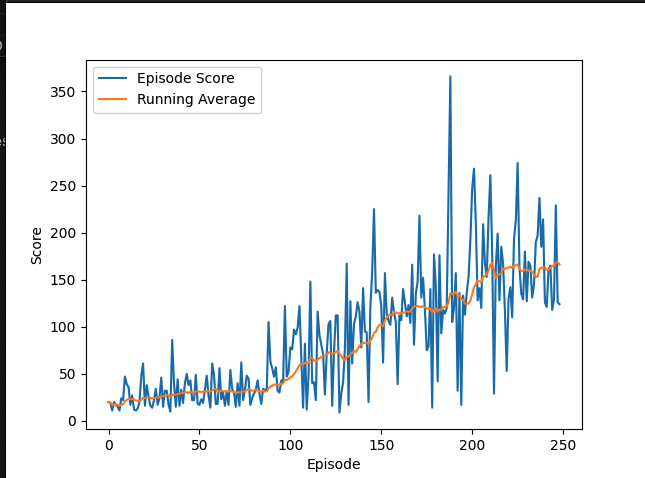

Source code (Python):
from collections import deque
import random
import gymnasium as gym
import matplotlib.pyplot as plt
import time
import ale_py
from collections import deque
import random

import numpy as np

import tensorflow as tf
from keras import layers
from keras import models
from keras import optimizers
import os 
os.environ['TF_CPP_MIN_LOG_LEVEL'] = '3'  # Suppresses warnings and info
tf.get_logger().setLevel('ERROR')  # Suppresses additional TensorFlow logs

gym.register_envs(ale_py)

env = gym.make("CartPole-v1", render_mode="human")

env.reset()


num_observation_space = env.observation_space.shape[0]
print("num_observation_space: ", num_observation_space)

num_action_space = env.action_space.n
print("num_action_space: ", num_action_space)

# input shape = 4 

model = models.Sequential()
model.add(layers.Dense(16, input_shape=(num_observation_space,), activation='relu'))
model.add(layers.Dense(32, activation='relu'))
model.add(layers.Dense(num_action_space, activation='linear'))


# This yields 690 parameters
# 4 observations * 16 {neurons} + 16 {bias} + (16*32) + 32 + (32*2)+2 = 690
# 80 first layer + 544 second layer + 66 third layer = 690
model.summary()


target_model = models.clone_model(model)

EPOCHS = 1000
epsilon = 1.0
EPSILON_DECAY = 0.995
LEARNING_RATE = 0.001
GAMMA = 0.95

def epsilon_greedy_action_selection(model, epsilon, observation):
    if np.random.rand() > epsilon:
        prediction = model.predict(observation)
        action = np.argmax(prediction)

    else:
        action = np.random.randint(0, num_action_space)
    return action


replay_buffer = deque(maxlen=20000)
update_target_model = 10        

def replay(replay_buffer, batch_size, model, target_model):
    
    # As long as the buffer has not enough elements we do nothing
    if len(replay_buffer) < batch_size: 
        return
    
    # Take a random sample from the buffer with size batch_size
    samples = random.sample(replay_buffer, batch_size)  
    
    # to store the targets predicted by the target network for training
    target_batch = []  
    
    # Efficient way to handle the sample by using the zip functionality
    zipped_samples = list(zip(*samples))  
    states, actions, rewards, new_states, dones = zipped_samples  # S,A,R,S',D
    
    states_array = np.array(states).squeeze(axis=1)  # converts shape (batch_size, 1, 4) -> (batch_size, 4)
    new_states_array = np.array(new_states).squeeze(axis=1)
    
    # Predict targets for all states from the sample using the target model
    targets = target_model.predict(states_array)
    
    # Predict Q-Values for all new states from the sample using the main model
    q_values = model.predict(new_states_array)  
    
    # Now we loop over all predicted values to compute the actual targets
    for i in range(batch_size):  
        
        # Take the maximum Q-Value for each sample
        # print(q_values)
        q_value = np.max(q_values[i])        
        
        # Store the ith target in order to update it according to the formula
        target = targets[i].copy()  
        if dones[i]:
            target[actions[i]] = rewards[i]
        else:
            target[actions[i]] = rewards[i] + q_value * GAMMA
        target_batch.append(target)

    # Fit the model based on the states and the updated targets for 1 epoch
    model.fit(states_array, np.array(target_batch), epochs=1, verbose=0)

def update_model_handler(epoch, update_target_model, model, target_model):
    if epoch > 0 and epoch % update_target_model == 0:
        # not updating the target model always, but only every 10 epochs
        target_model.set_weights(model.get_weights())


model.compile(optimizer=optimizers.Adam(learning_rate=LEARNING_RATE), loss='mse')

scores = []
avg_scores = []
moving_avg_window = 25

# Set up interactive plotting
plt.ion()
fig, ax = plt.subplots()
line1, = ax.plot([], [], label="Episode Score")
line2, = ax.plot([], [], label="Running Average")
ax.set_xlabel("Episode")
ax.set_ylabel("Score")
ax.legend()

best_so_far = 0
for epoch in range(EPOCHS):
    observation, info = env.reset()    
    # Keras expects the input to be of shape [1, X] thus we have to reshape
    observation = observation.reshape([1, 4])
    done = False  
    
    points = 0
    while not done:  # as long current run is active
        
        # Select action acc. to strategy
        action = epsilon_greedy_action_selection(model, epsilon, observation)
        
        # Perform action and get next state
        next_observation, reward, terminated, truncated, info = env.step(action)
        done = terminated or truncated
        next_observation = next_observation.reshape([1, 4])  # Reshape!!
        replay_buffer.append((observation, action, reward, next_observation, done))  # Update the replay buffer
        observation = next_observation  # update the observation
        points+=1

        # Most important step! Training the model by replaying
        replay(replay_buffer, 32, model, target_model)

    
    epsilon *= EPSILON_DECAY  # Reduce epsilon
    
    # Check if we need to update the target model
    update_model_handler(epoch, update_target_model, model, target_model)
    scores.append(points)

    # Compute running average over the last moving_avg_window episodes
    if len(scores) < moving_avg_window:
        avg_scores.append(np.mean(scores))
    else:
        avg_scores.append(np.mean(scores[-moving_avg_window:]))

    if points > best_so_far:
        best_so_far = points
    if epoch %25 == 0:
        print(f"{epoch}: Points reached: {points} - epsilon: {epsilon} - Best: {best_so_far}")

 # Update plot every episode
    line1.set_xdata(np.arange(len(scores)))
    line1.set_ydata(scores)
    line2.set_xdata(np.arange(len(avg_scores)))
    line2.set_ydata(avg_scores)
    ax.relim()
    ax.autoscale_view()
    plt.draw()
    plt.pause(0.01)

# Finalize the plot
plt.ioff()
plt.show()
